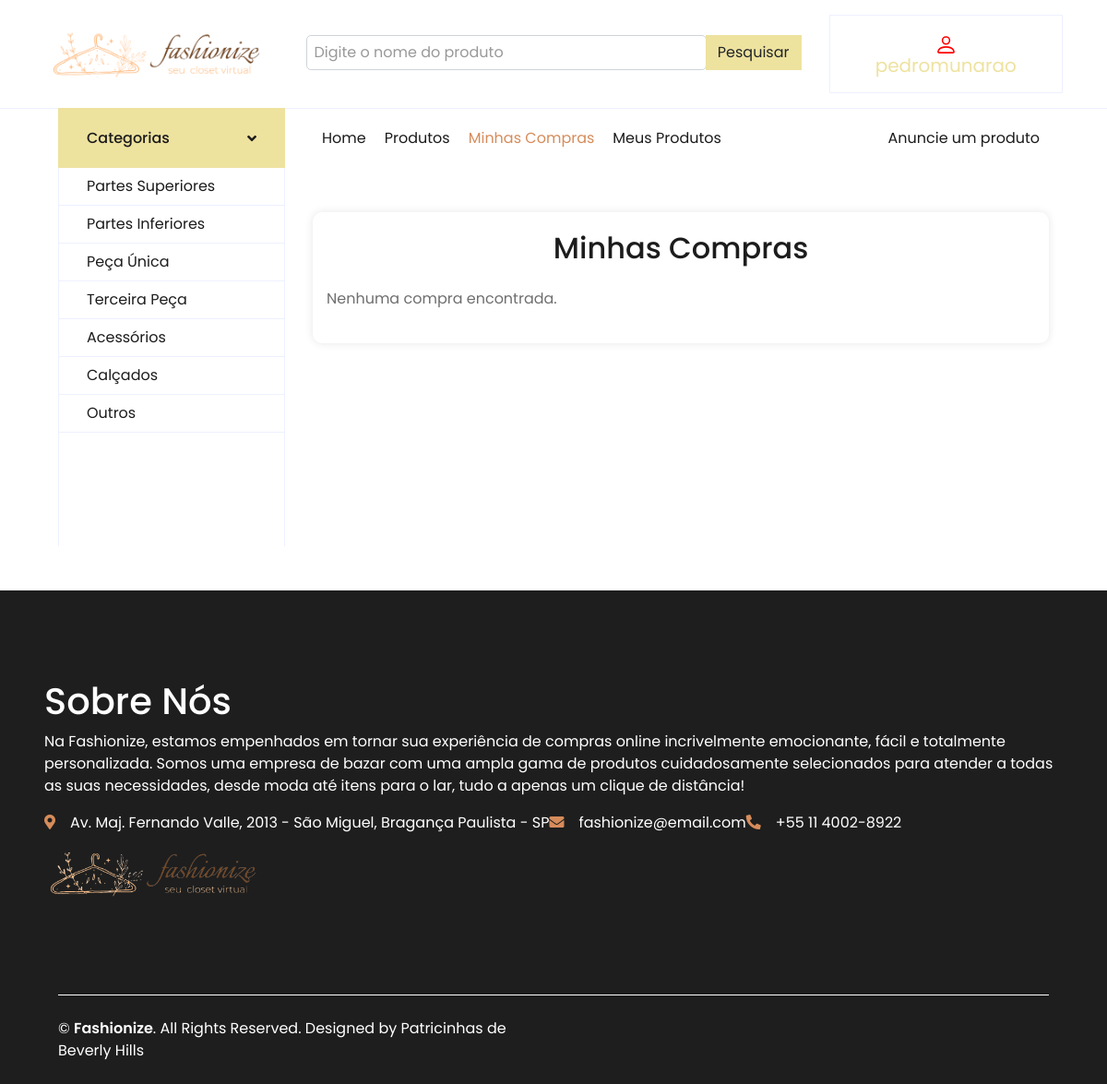
The page /minhas_compras/ (signed in) on the database as committed earlier.
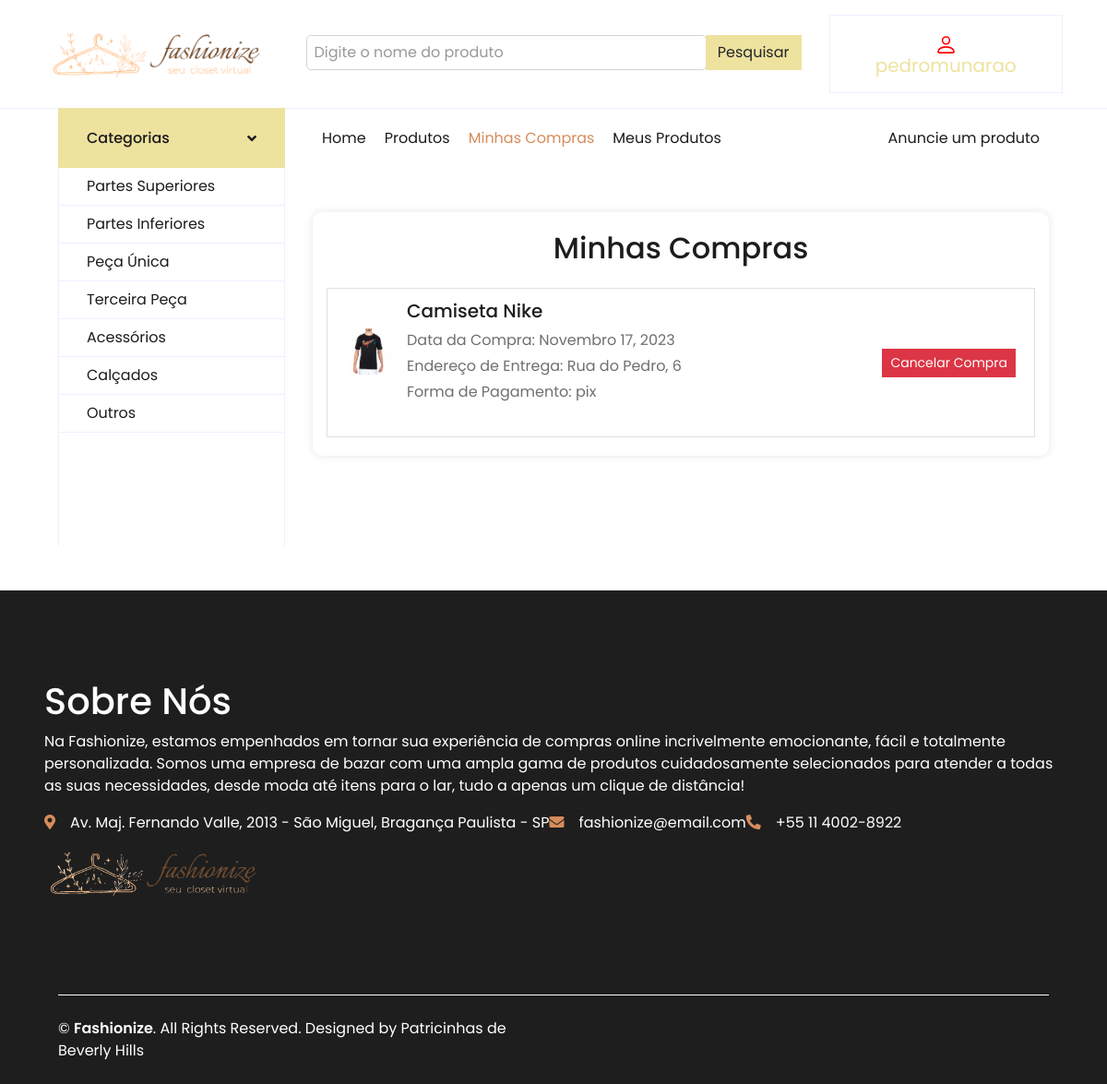
The same page on the database as committed later.
### website/models.py (models this page shows, shortened)
class Compra(models.Model):
    usuario = models.ForeignKey(User, on_delete=models.CASCADE)
    produto = models.ForeignKey(Produto, on_delete=models.CASCADE)
    data_compra = models.DateTimeField(default=timezone.now)
    confirmada = models.BooleanField(default=False)
    endereco_entrega = models.CharField(max_length=255, blank=True, null=True)
    forma_pagamento = models.CharField(max_length=50, blank=True, null=True)

class Produto(models.Model):
    usuario = models.ForeignKey(User, on_delete=models.CASCADE, default=1)
    titulo = models.CharField(max_length=100)
    thumb = models.ImageField(upload_to='img_produto')
    descricao = models.TextField(max_length=1000)
    categoria = models.ForeignKey(Categoria, on_delete=models.CASCADE)
    data_criacao = models.DateTimeField(default=timezone.now)
    preco = models.DecimalField(max_digits=5, decimal_places=2)

### website/views.py (the view)
# urls.py: path('minhas_compras/', views.minhas_compras, name='minhas_compras'),
@login_required
def minhas_compras(request):
    compras = Compra.objects.filter(usuario=request.user)
    return render(request, 'minhas_compras.html', {'compras': compras})

### website/templates/minhas_compras.html (shortened to what the changed rows need)
<!DOCTYPE html>
<html lang="pt-br">
{% load static %}
<head>
    <link href="https://cdnjs.cloudflare.com/ajax/libs/font-awesome/5.10.0/css/all.min.css" rel="stylesheet">
    <link href="{% static 'lib/owlcarousel/assets/owl.carousel.min.css' %}" rel="stylesheet">
    <link rel=”stylesheet” href=”https://cdn.jsdelivr.net/npm/bootstrap@5.0.2/dist/css/bootstrap.min.css”/>
    <link rel=”stylesheet” href=”https://cdn.jsdelivr.net/npm/bootstrap-icons@1.5.0/font/bootstrap-icons.css”/>
    <link href="{% static 'css/style.css' %}" rel="stylesheet"></head>
<body>
{% include 'commom/topbar.html' %}
<div class="container-fluid mb-5">
    <div class="row border-top px-xl-5">
        <div class="col-lg-9">
              <div class="container mt-5">
                <h2 class="mb-4">Minhas Compras</h2>
                {% if compras %}
                  <ul class="list-group">
                    {% for compra in compras %}
                      <li class="list-group-item d-flex justify-content-between align-items-center">
                        <div class="d-flex align-items-center mb-4">
                          <img src="{{ compra.produto.thumb.url }}" alt="{{ compra.produto.titulo }}" width="50" height=auto class="mr-3">
                          <div>
                            <h5>{{ compra.produto.titulo }}</h5>
                            <p class="mb-1">Data da Compra: {{ compra.data_compra|date:"F d, Y" }}</p>
                            <p class="mb-1">Endereço de Entrega: {{ compra.endereco_entrega }}</p>
                            <p class="mb-0">Forma de Pagamento: {{ compra.forma_pagamento }}</p>
                          </div>
                        </div>
                        <div>
                          <a href="{% url 'excluir_compra' compra.id %}" class="btn btn-danger btn-sm">Cancelar Compra</a>
                        </div>
                      </li>
                    {% endfor %}
                  </ul>
                {% else %}
                  <p class="mt-4">Nenhuma compra encontrada.</p>
                {% endif %}
              </div>
        </div>
    </div>
</div>
{% include 'commom/footer.html' %}
</body>
</html>

Rows that differ between the two databases and show on the page:
added Compra: produto.thumb (picture), produto.titulo "Camiseta Nike", data_compra "Novembro 17, 2023", endereco_entrega "Rua do Pedro, 6", forma_pagamento "pix"
Other text that changed with them:
text no longer shown: "Nenhuma compra encontrada."
